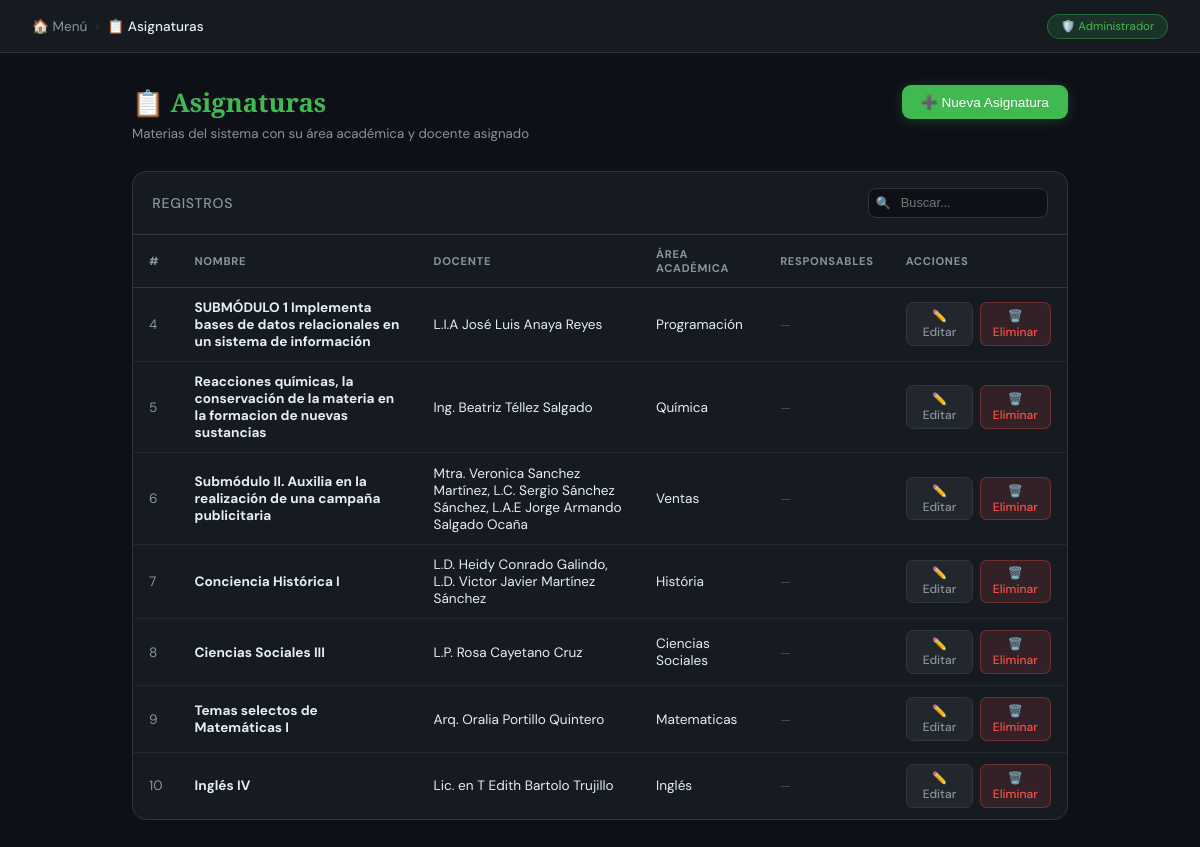
The page /asignaturas (signed in) on the database its author committed.
### tables this page shows
CREATE TABLE asignaturas (
            id             INTEGER PRIMARY KEY AUTOINCREMENT,
            nombre         TEXT NOT NULL,
            docente        TEXT,
            area_academica TEXT
        );

### app.py (the view)
@app.route('/asignaturas')
def asignaturas_crud():
    if 'rol' not in session:
        return redirect(url_for('login'))
    conn = get_db()
    registros = conn.execute('''
        SELECT a.*,
               GROUP_CONCAT(r.nombre, ', ') AS responsables_nombres
        FROM asignaturas a
        LEFT JOIN responsables r ON r.asignatura_id = a.id
        GROUP BY a.id
    ''').fetchall()
    conn.close()
    return render_template('asignaturas.html', registros=registros)

### app.py (called while the page is built)
def get_db():
    conn = sqlite3.connect(DB)
    conn.row_factory = sqlite3.Row
    return conn

### templates/asignaturas.html (shortened to what this page needs)
<!DOCTYPE html>
<html lang="es">
<head>
</head>
<body>
<header class="topbar">
  <div class="breadcrumb">
    <a href="/menu">🏠 Menú</a>
    <span style="color:var(--border)">›</span>
    <span>📋 Asignaturas</span>
  </div>
  <span class="badge">
    {% if session.rol == 'admin' %}🛡️{% elif session.rol == 'docente' %}📚{% else %}🎒{% endif %}
    {{ session.nombre }}
  </span>
</header>
<div class="content">
  <div class="page-header">
    <div>
      <h1>📋 <span>Asignaturas</span></h1>
      <p>Materias del sistema con su área académica y docente asignado</p>
    </div>
    <button class="btn-new staff-only" onclick="toggleForm()">➕ Nueva Asignatura</button>
  </div>
  <div class="table-wrap">
    <div class="table-header">
      <h2>Registros</h2>
      <div class="search-wrap">
        <input type="text" id="searchInput" placeholder="Buscar..." onkeyup="filtrar()"/>
      </div>
    </div>
    <table id="tabla">
      <thead>
        <tr>
          <th>#</th><th>Nombre</th><th>Docente</th><th>Área Académica</th><th>Responsables</th><th>Acciones</th>
        </tr>
      </thead>
      <tbody>
        {% if registros %}
          {% for r in registros %}
          <tr>
            <td style="color:var(--muted)">{{ r.id }}</td>
            <td><strong>{{ r.nombre }}</strong></td>
            <td>{{ r.docente }}</td>
            <td>{{ r.area_academica }}</td>
            <td>
              {% if r.responsables_nombres %}
                <span style="font-size:.78rem;color:var(--text)">{{ r.responsables_nombres }}</span>
              {% else %}
                <span style="font-size:.75rem;color:#484f58">—</span>
              {% endif %}
            </td>
            <td>
              <div class="td-actions">
                <button class="btn btn-sm btn-secondary staff-only"
                  onclick="editar({{ r.id }}, '{{ r.nombre }}', '{{ r.docente }}', '{{ r.area_academica }}')">
                  ✏️ Editar
                </button>
                <form method="POST" action="/asignaturas/eliminar/{{ r.id }}" style="display:inline"
                  onsubmit="return confirm('¿Eliminar {{ r.nombre }}?')">
                  <button type="submit" class="btn btn-sm btn-danger admin-only">🗑️ Eliminar</button>
                </form>
              </div>
            </td>
          </tr>
          {% endfor %}
        {% else %}
          <tr class="empty"><td colspan="6">No hay asignaturas registradas aún.</td></tr>
        {% endif %}
      </tbody>
    </table>
  </div>
</div>
</body>
</html>

### rows shown on the page
asignaturas: id "4", nombre "SUBMÓDULO 1 Implementa bases de datos relacionales en un sistema de información", docente "L.I.A José Luis Anaya Reyes", area_academica "Programación"
asignaturas: id "5", nombre "Reacciones químicas, la conservación de la materia en la formacion de nuevas sustancias", docente "Ing. Beatriz Téllez Salgado", area_academica "Química"
asignaturas: id "6", nombre "Submódulo II. Auxilia en la realización de una campaña publicitaria", docente "Mtra. Veronica Sanchez Martínez, L.C. Sergio Sánchez Sánchez, L.A.E Jorge Armando Salgado Ocaña", area_academica "Ventas"
asignaturas: id "7", nombre "Conciencia Histórica I", docente "L.D. Heidy Conrado Galindo, L.D. Victor Javier Martínez Sánchez", area_academica "História"
asignaturas: id "8", nombre "Ciencias Sociales III", docente "L.P. Rosa Cayetano Cruz", area_academica "Ciencias Sociales"
asignaturas: id "9", nombre "Temas selectos de Matemáticas I", docente "Arq. Oralia Portillo Quintero", area_academica "Matematicas"
asignaturas: id "10", nombre "Inglés IV", docente "Lic. en T Edith Bartolo Trujillo", area_academica "Inglés"

### other values the page prints
{{ session.nombre }} "Administrador"
